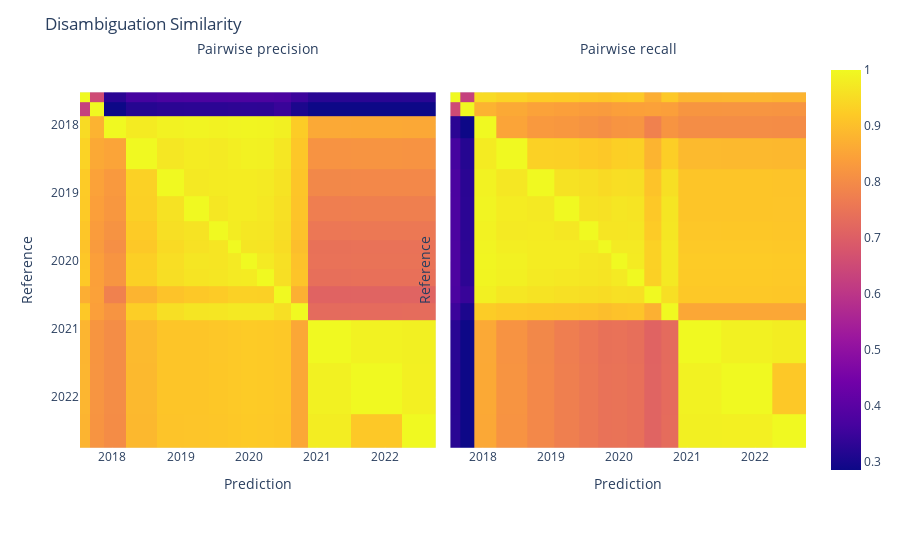

Notebook code cell kept with this figure:
### Markdown cell above
## Disambiguation Similarity

### Code cell
from er_evaluation.plots import plot_comparison

plot_comparison(predictions)

### Figure 1 — Plotly figure (JSON) as saved in the notebook; plotly's stock layout.template omitted (floating-point values rounded to 4 significant figures; data arrays with more than 128 entries replaced by an {"elided": "..."} marker saying what was removed)
{"data": [{"coloraxis": "coloraxis", "hovertemplate": "x: %{x}<br>y: %{y}<br>color: %{z}<extra></extra>", "name": "0", "type": "heatmap", "x": ["2017-08-08T00:00:00", "2017-10-03T00:00:00", "2017-12-26T00:00:00", "2018-05-28T00:00:00", "2018-11-27T00:00:00", "2019-03-12T00:00:00", "2019-08-20T00:00:00", "2019-10-08T00:00:00", "2019-12-31T00:00:00", "2020-03-31T00:00:00", "2020-06-30T00:00:00", "2020-09-29T00:00:00", "2020-12-29T00:00:00", "2021-12-30T00:00:00", "2022-06-30T00:00:00"], "xaxis": "x", "y": ["2017-08-08T00:00:00", "2017-10-03T00:00:00", "2017-12-26T00:00:00", "2018-05-28T00:00:00", "2018-11-27T00:00:00", "2019-03-12T00:00:00", "2019-08-20T00:00:00", "2019-10-08T00:00:00", "2019-12-31T00:00:00", "2020-03-31T00:00:00", "2020-06-30T00:00:00", "2020-09-29T00:00:00", "2020-12-29T00:00:00", "2021-12-30T00:00:00", "2022-06-30T00:00:00"], "yaxis": "y", "z": {"elided": "15x15 float values"}}, {"coloraxis": "coloraxis", "hovertemplate": "x: %{x}<br>y: %{y}<br>color: %{z}<extra></extra>", "name": "1", "type": "heatmap", "x": ["2017-08-08T00:00:00", "2017-10-03T00:00:00", "2017-12-26T00:00:00", "2018-05-28T00:00:00", "2018-11-27T00:00:00", "2019-03-12T00:00:00", "2019-08-20T00:00:00", "2019-10-08T00:00:00", "2019-12-31T00:00:00", "2020-03-31T00:00:00", "2020-06-30T00:00:00", "2020-09-29T00:00:00", "2020-12-29T00:00:00", "2021-12-30T00:00:00", "2022-06-30T00:00:00"], "xaxis": "x2", "y": ["2017-08-08T00:00:00", "2017-10-03T00:00:00", "2017-12-26T00:00:00", "2018-05-28T00:00:00", "2018-11-27T00:00:00", "2019-03-12T00:00:00", "2019-08-20T00:00:00", "2019-10-08T00:00:00", "2019-12-31T00:00:00", "2020-03-31T00:00:00", "2020-06-30T00:00:00", "2020-09-29T00:00:00", "2020-12-29T00:00:00", "2021-12-30T00:00:00", "2022-06-30T00:00:00"], "yaxis": "y2", "z": {"elided": "15x15 float values"}}], "layout": {"annotations": [{"font": {"size": 14}, "showarrow": false, "text": "Pairwise precision", "x": 0.245, "xanchor": "center", "xref": "paper", "y": 1, "yanchor": "bottom", "yref": "paper"}, {"font": {"size": 14}, "showarrow": false, "text": "Pairwise recall", "x": 0.755, "xanchor": "center", "xref": "paper", "y": 1, "yanchor": "bottom", "yref": "paper"}], "coloraxis": {"colorscale": [[0, "#0d0887"], [0.1111, "#46039f"], [0.2222, "#7201a8"], [0.3333, "#9c179e"], [0.4444, "#bd3786"], [0.5556, "#d8576b"], [0.6667, "#ed7953"], [0.7778, "#fb9f3a"], [0.8889, "#fdca26"], [1, "#f0f921"]]}, "margin": {"t": 60}, "title": {"text": "Disambiguation Similarity"}, "xaxis": {"anchor": "y", "constrain": "domain", "domain": [0, 0.49], "scaleanchor": "y", "title": {"text": "Prediction"}}, "xaxis2": {"anchor": "y2", "domain": [0.51, 1], "matches": "x", "title": {"text": "Prediction"}}, "yaxis": {"anchor": "x", "autorange": "reversed", "constrain": "domain", "domain": [0, 1], "title": {"text": "Reference"}}, "yaxis2": {"anchor": "x2", "domain": [0, 1], "matches": "y", "showticklabels": false, "title": {"text": "Reference"}}}}
